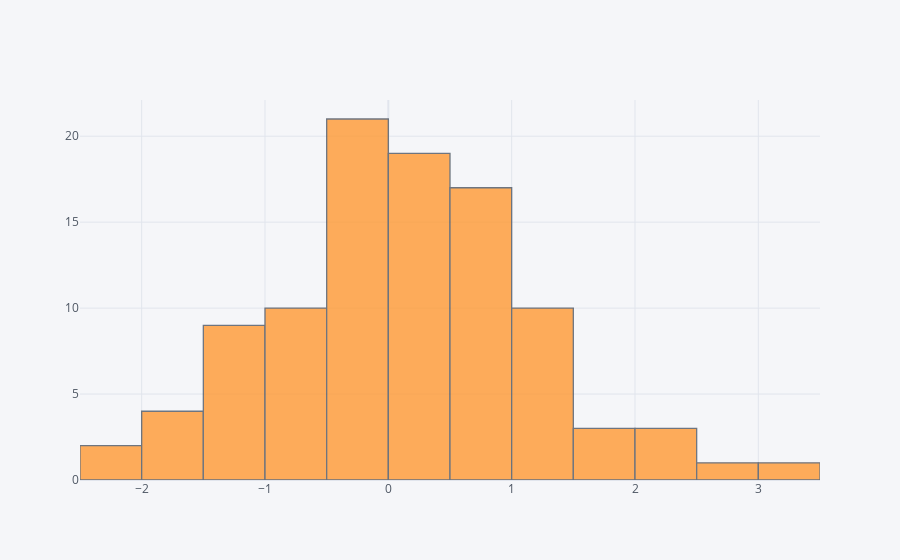

Notebook source saved alongside this figure:
### Markdown cell above
### Histogram

### Code cell
df['A'].iplot(kind='hist',bins=25)

### Figure 1 — Plotly figure (JSON) as saved in the notebook; plotly's stock layout.template omitted (floating-point values rounded to 4 significant figures)
{"data": [{"histfunc": "count", "histnorm": "", "marker": {"color": "rgba(255, 153, 51, 1.0)", "line": {"color": "#4D5663", "width": 1.3}}, "name": "A", "nbinsx": 25, "opacity": 0.8, "orientation": "v", "type": "histogram", "x": [0.3174, 0.3259, -0.01149, -1.831, -0.7525, 0.8238, -1.102, -0.3374, 0.5255, 0.885, -0.727, 0.7513, 0.1368, 2.342, -0.301, 0.9132, -0.4628, -0.1565, -0.9803, -1.212, 1.065, -1.499, 0.3948, 1.535, 0.3796, -0.9926, 0.5881, -1.108, -0.8449, 0.6053, 0.1545, -1.018, -0.3013, 0.5013, -0.1431, 1.159, 0.8742, 1.277, -0.3353, -1.011, 0.8092, 0.4675, 2.476, -0.3075, -0.2597, -0.6665, -0.1777, 1.258, 2.686, -1.97, -0.006219, -0.2913, 0.06535, -2.145, -0.4739, -1.107, -0.6077, 0.7703, 0.8516, 1.458, -0.8707, 0.2284, -1.487, 1.65, 0.0394, 0.1936, 0.7272, -0.2546, 0.6099, 1.193, 0.6836, -1.816, 0.3242, 0.3939, -0.3623, -0.7821, 0.3116, -0.3124, 0.1391, 0.2798, 1.618, 2.096, -0.6651, -0.321, -0.0854, 0.4581, -1.171, -0.2406, 3.022, 1.007, 0.659, 0.07127, 0.3358, 0.5708, 1.272, -2.188, 1.045, -1.979, -0.2829, 1.419]}], "layout": {"barmode": "overlay", "legend": {"bgcolor": "#F5F6F9", "font": {"color": "#4D5663"}}, "paper_bgcolor": "#F5F6F9", "plot_bgcolor": "#F5F6F9", "title": {"font": {"color": "#4D5663"}}, "xaxis": {"gridcolor": "#E1E5ED", "showgrid": true, "tickfont": {"color": "#4D5663"}, "title": {"font": {"color": "#4D5663"}, "text": ""}, "zerolinecolor": "#E1E5ED"}, "yaxis": {"gridcolor": "#E1E5ED", "showgrid": true, "tickfont": {"color": "#4D5663"}, "title": {"font": {"color": "#4D5663"}, "text": ""}, "zerolinecolor": "#E1E5ED"}}}
